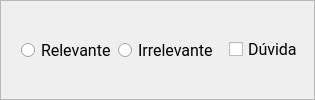
           <widget class="QFrame" name="frame_class">
            <property name="sizePolicy">
             <sizepolicy hsizetype="Preferred" vsizetype="Preferred">
              <horstretch>0</horstretch>
              <verstretch>0</verstretch>
             </sizepolicy>
            </property>
            <property name="font">
             <font>
              <family>Roboto</family>
              <pointsize>12</pointsize>
             </font>
            </property>
            <property name="frameShape">
             <enum>QFrame::Shape::StyledPanel</enum>
            </property>
            <property name="frameShadow">
             <enum>QFrame::Shadow::Raised</enum>
            </property>
            <layout class="QHBoxLayout" name="horizontalLayout_3">
             <item>
              <widget class="QGroupBox" name="groupBox">
               <property name="styleSheet">
                <string notr="true">border: none;</string>
               </property>
               <property name="title">
                <string/>
               </property>
               <layout class="QHBoxLayout" name="horizontalLayout_15">
                <item>
                 <widget class="QRadioButton" name="button_accept_news">
                  <property name="sizePolicy">
                   <sizepolicy hsizetype="Maximum" vsizetype="Fixed">
                    <horstretch>0</horstretch>
                    <verstretch>0</verstretch>
                   </sizepolicy>
                  </property>
                  <property name="font">
                   <font>
                    <family>Roboto</family>
                    <pointsize>12</pointsize>
                   </font>
                  </property>
                  <property name="text">
                   <string>Relevante</string>
                  </property>
                 </widget>
                </item>
                <item>
                 <widget class="QRadioButton" name="button_reject_news">
                  <property name="sizePolicy">
                   <sizepolicy hsizetype="Maximum" vsizetype="Fixed">
                    <horstretch>0</horstretch>
                    <verstretch>0</verstretch>
                   </sizepolicy>
                  </property>
                  <property name="font">
                   <font>
                    <family>Roboto</family>
                    <pointsize>12</pointsize>
                   </font>
                  </property>
                  <property name="text">
                   <string>Irrelevante</string>
                  </property>
                 </widget>
                </item>
               </layout>
              </widget>
             </item>
             <item>
              <widget class="QCheckBox" name="button_query">
               <property name="sizePolicy">
                <sizepolicy hsizetype="Maximum" vsizetype="Fixed">
                 <horstretch>0</horstretch>
                 <verstretch>0</verstretch>
                </sizepolicy>
               </property>
               <property name="font">
                <font>
                 <family>Roboto</family>
                 <pointsize>12</pointsize>
                </font>
               </property>
               <property name="text">
                <string>Dúvida</string>
               </property>
              </widget>
             </item>
            </layout>
           </widget>
